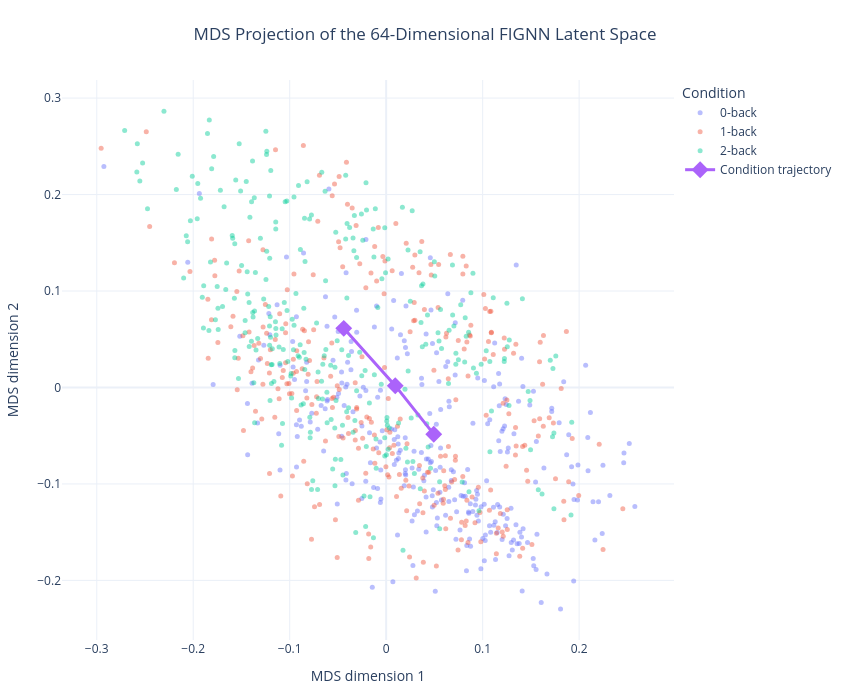

Notebook code cell kept with this figure:
### Code cell
# ============================================================
# 7. LATENT SPACE VISUALIZATION — MDS
# ============================================================

from sklearn.manifold import MDS


# ------------------------------------------------------------
# True 64-D condition centroids
# ------------------------------------------------------------

centroids = np.vstack([
    z_test[y_test == 0].mean(axis=0),
    z_test[y_test == 1].mean(axis=0),
    z_test[y_test == 2].mean(axis=0)
])


# ------------------------------------------------------------
# Embed trials + centroids together
# ------------------------------------------------------------

z_mds_input = np.vstack([
    z_test,
    centroids
])


mds = MDS(
    n_components=2,
    metric=True,
    random_state=42,
    n_init=4,
    max_iter=300
)

z_2d = mds.fit_transform(z_mds_input)


# ------------------------------------------------------------
# Split trial and centroid coordinates
# ------------------------------------------------------------

sample_coords = z_2d[:-3]
centroid_coords = z_2d[-3:]


# ------------------------------------------------------------
# Trial-level dataframe
# ------------------------------------------------------------

plot_df = pd.DataFrame({
    "MDS 1": sample_coords[:, 0],
    "MDS 2": sample_coords[:, 1],
    "Condition": [
        LABEL_NAMES[int(y)]
        for y in y_test
    ]
})


# ------------------------------------------------------------
# Individual trial embeddings
# ------------------------------------------------------------

fig = px.scatter(
    plot_df,
    x="MDS 1",
    y="MDS 2",
    color="Condition",
    opacity=0.45
)


fig.update_traces(
    marker=dict(size=5)
)


# ------------------------------------------------------------
# Centroid trajectory
#
# The line shows:
# 0-back → 1-back → 2-back
# ------------------------------------------------------------

fig.add_trace(
    go.Scatter(
        x=centroid_coords[:, 0],
        y=centroid_coords[:, 1],
        mode="lines+markers",
        name="Condition trajectory",
        marker=dict(
            size=13,
            symbol="diamond"
        ),
        line=dict(
            width=3
        ),
        text=[
            "0-back centroid",
            "1-back centroid",
            "2-back centroid"
        ],
        hovertemplate=(
            "%{text}<br>"
            "MDS 1: %{x:.4f}<br>"
            "MDS 2: %{y:.4f}"
            "<extra></extra>"
        )
    )
)


# ------------------------------------------------------------
# Paper-style layout
# ------------------------------------------------------------

fig.update_layout(
    template="plotly_white",

    title=dict(
        text=(
            "MDS Projection of the 64-Dimensional FIGNN Latent Space"
        ),
        x=0.5,
        xanchor="center"
    ),

    height=700,
    width=850,

    legend=dict(
        title="Condition",
        x=1.01,
        y=1
    ),

    margin=dict(
        l=60,
        r=160,
        t=80,
        b=60
    )
)


# ------------------------------------------------------------
# Equal physical scale
#
# Important because this is a distance-preserving visualization.
# ------------------------------------------------------------

fig.update_yaxes(
    title="MDS dimension 2",
    scaleanchor="x",
    scaleratio=1
)

fig.update_xaxes(
    title="MDS dimension 1"
)


fig.show()

### Figure 1 — Plotly figure (JSON) as saved in the notebook; plotly's stock layout.template omitted (floating-point values rounded to 4 significant figures; data arrays with more than 128 entries replaced by an {"elided": "..."} marker saying what was removed)
{"data": [{"hovertemplate": "Condition=0-back<br>MDS 1=%{x}<br>MDS 2=%{y}<extra></extra>", "legendgroup": "0-back", "marker": {"color": "#636efa", "opacity": 0.45, "size": 5, "symbol": "circle"}, "mode": "markers", "name": "0-back", "orientation": "v", "showlegend": true, "type": "scatter", "x": {"elided": "288 float values"}, "xaxis": "x", "y": {"elided": "288 float values"}, "yaxis": "y"}, {"hovertemplate": "Condition=1-back<br>MDS 1=%{x}<br>MDS 2=%{y}<extra></extra>", "legendgroup": "1-back", "marker": {"color": "#EF553B", "opacity": 0.45, "size": 5, "symbol": "circle"}, "mode": "markers", "name": "1-back", "orientation": "v", "showlegend": true, "type": "scatter", "x": {"elided": "288 float values"}, "xaxis": "x", "y": {"elided": "288 float values"}, "yaxis": "y"}, {"hovertemplate": "Condition=2-back<br>MDS 1=%{x}<br>MDS 2=%{y}<extra></extra>", "legendgroup": "2-back", "marker": {"color": "#00cc96", "opacity": 0.45, "size": 5, "symbol": "circle"}, "mode": "markers", "name": "2-back", "orientation": "v", "showlegend": true, "type": "scatter", "x": {"elided": "288 float values"}, "xaxis": "x", "y": {"elided": "288 float values"}, "yaxis": "y"}, {"hovertemplate": "%{text}<br>MDS 1: %{x:.4f}<br>MDS 2: %{y:.4f}<extra></extra>", "line": {"width": 3}, "marker": {"size": 13, "symbol": "diamond"}, "mode": "lines+markers", "name": "Condition trajectory", "text": ["0-back centroid", "1-back centroid", "2-back centroid"], "type": "scatter", "x": [0.04933, 0.009405, -0.04397], "y": [-0.04841, 0.001873, 0.06131]}], "layout": {"height": 700, "legend": {"title": {"text": "Condition"}, "tracegroupgap": 0, "x": 1.01, "y": 1}, "margin": {"b": 60, "l": 60, "r": 160, "t": 80}, "title": {"text": "MDS Projection of the 64-Dimensional FIGNN Latent Space", "x": 0.5, "xanchor": "center"}, "width": 850, "xaxis": {"anchor": "y", "domain": [0, 1], "title": {"text": "MDS dimension 1"}}, "yaxis": {"anchor": "x", "domain": [0, 1], "scaleanchor": "x", "scaleratio": 1, "title": {"text": "MDS dimension 2"}}}}
